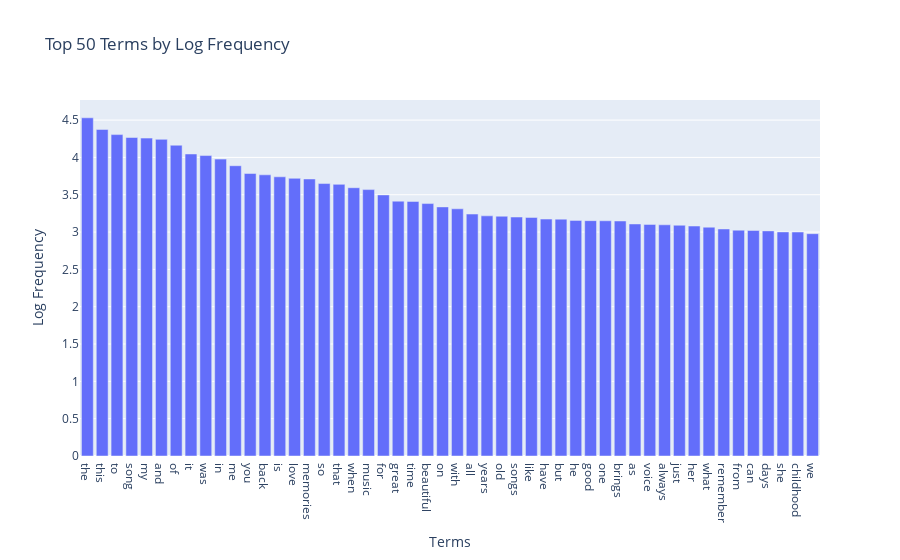

Write notebook code for a chart like this one.
### Code cell
import numpy as np
import plotly.express as px

def plot_top_terms(tfidf_matrix, vectorizer, top_n=50, frequency_threshold=1):
    # Calculate term frequencies
    term_frequencies = tfidf_matrix.sum(axis=0).A1  # Flatten to 1D array

    # Filter terms based on frequency threshold
    indices = np.where(term_frequencies > frequency_threshold)[0]
    terms = vectorizer.get_feature_names_out()[indices]
    filtered_frequencies = term_frequencies[indices]

    # Sort terms and select top N
    sorted_indices = np.argsort(filtered_frequencies)[::-1][:top_n]
    terms_sorted = terms[sorted_indices]
    frequencies_sorted = filtered_frequencies[sorted_indices]

    # Apply logarithmic transformation
    frequencies_log = np.log(frequencies_sorted)

    # Plot with Plotly
    fig = px.bar(x=terms_sorted, y=frequencies_log, 
                 labels={'x': 'Terms', 'y': 'Log Frequency'},
                 title=f'Top {top_n} Terms by Log Frequency')
    fig.show()

# Example usage
plot_top_terms(y, count_vect)

### Figure 1 — Plotly figure (JSON) as saved in the notebook; plotly's stock layout.template omitted (floating-point values rounded to 4 significant figures)
{"data": [{"alignmentgroup": "True", "hovertemplate": "Terms=%{x}<br>Log Frequency=%{y}<extra></extra>", "legendgroup": "", "marker": {"color": "#636efa", "pattern": {"shape": ""}}, "name": "", "offsetgroup": "", "orientation": "v", "showlegend": false, "textposition": "auto", "type": "bar", "x": ["the", "this", "to", "song", "my", "and", "of", "it", "was", "in", "me", "you", "back", "is", "love", "memories", "so", "that", "when", "music", "for", "great", "time", "beautiful", "on", "with", "all", "years", "old", "songs", "like", "have", "but", "he", "good", "one", "brings", "as", "voice", "always", "just", "her", "what", "remember", "from", "can", "days", "she", "childhood", "we"], "xaxis": "x", "y": [4.531, 4.374, 4.306, 4.267, 4.259, 4.242, 4.163, 4.046, 4.025, 3.977, 3.889, 3.784, 3.767, 3.74, 3.72, 3.711, 3.65, 3.639, 3.594, 3.569, 3.498, 3.414, 3.41, 3.382, 3.337, 3.312, 3.241, 3.217, 3.212, 3.202, 3.196, 3.174, 3.173, 3.156, 3.153, 3.151, 3.148, 3.109, 3.103, 3.097, 3.091, 3.081, 3.065, 3.041, 3.026, 3.021, 3.016, 3.002, 3.0, 2.978], "yaxis": "y"}], "layout": {"barmode": "relative", "legend": {"tracegroupgap": 0}, "title": {"text": "Top 50 Terms by Log Frequency"}, "xaxis": {"anchor": "y", "domain": [0, 1], "title": {"text": "Terms"}}, "yaxis": {"anchor": "x", "domain": [0, 1], "title": {"text": "Log Frequency"}}}}
